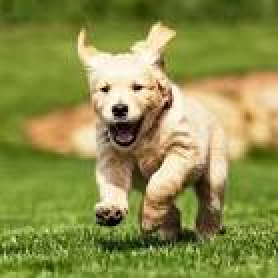
#> input picture dog.jpeg, 139 x 139 px (shown 2 times larger)
$ jupyter execute hidden_message.ipynb   (shell and % lines are left out)   (older library calls are emulated)
#> lines starting #> are read from the running program, lines starting #| are printed output that depends on the picture
[cell 1]
import numpy as np
from scipy import misc
from skimage import filters
import matplotlib.pyplot as plt

[cell 2]
img = misc.imread('dog.jpeg')
#> img is the input picture: shape (139, 139, 3); mean R, G, B 140.1, 142.4, 74
msg = misc.imread('message.jpeg', mode='L')
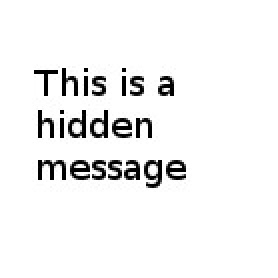
#> input picture message.jpeg, 139 x 139 px (shown 2 times larger)
#> msg: shape (139, 139); min 0, max 255, mean 241.7
thresh = filters.threshold_otsu(msg)
#> thresh = 136

[cell 3]
plt.imshow(img);

[cell 4]
plt.hist(img.ravel())
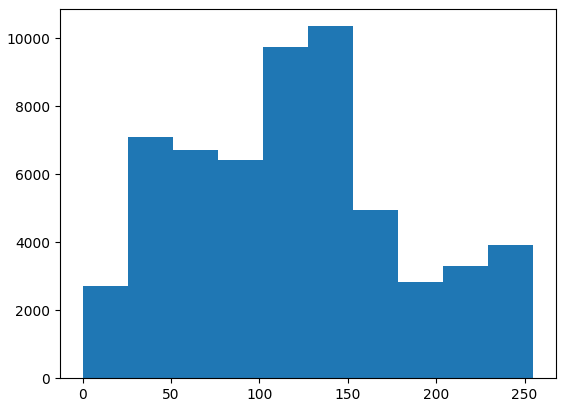
#> figure drawn by matplotlib, 1 panel; tallest bar 10347 high, from x = 127.5 to 153

[cell 5]
plt.imshow(msg)

[cell 6]
img.shape, msg.shape
#> Out = ((139, 139, 3), (139, 139))

[cell 7]
fft = np.fft.fft2(img)

fft[:,:,0][msg < thresh] = 30

plt.imshow(20*np.log10(abs(fft[:,:,0])));
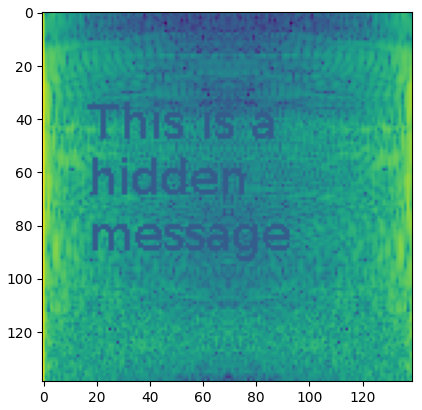
#> figure drawn by matplotlib, 1 panel

[cell 8]
img2 = np.abs(np.fft.ifft2(fft)).astype(np.uint8)

[cell 9]
plt.hist(img2.ravel())
#> figure, not shown here; tallest bar 10263 high, from x = 127.5 to 153
